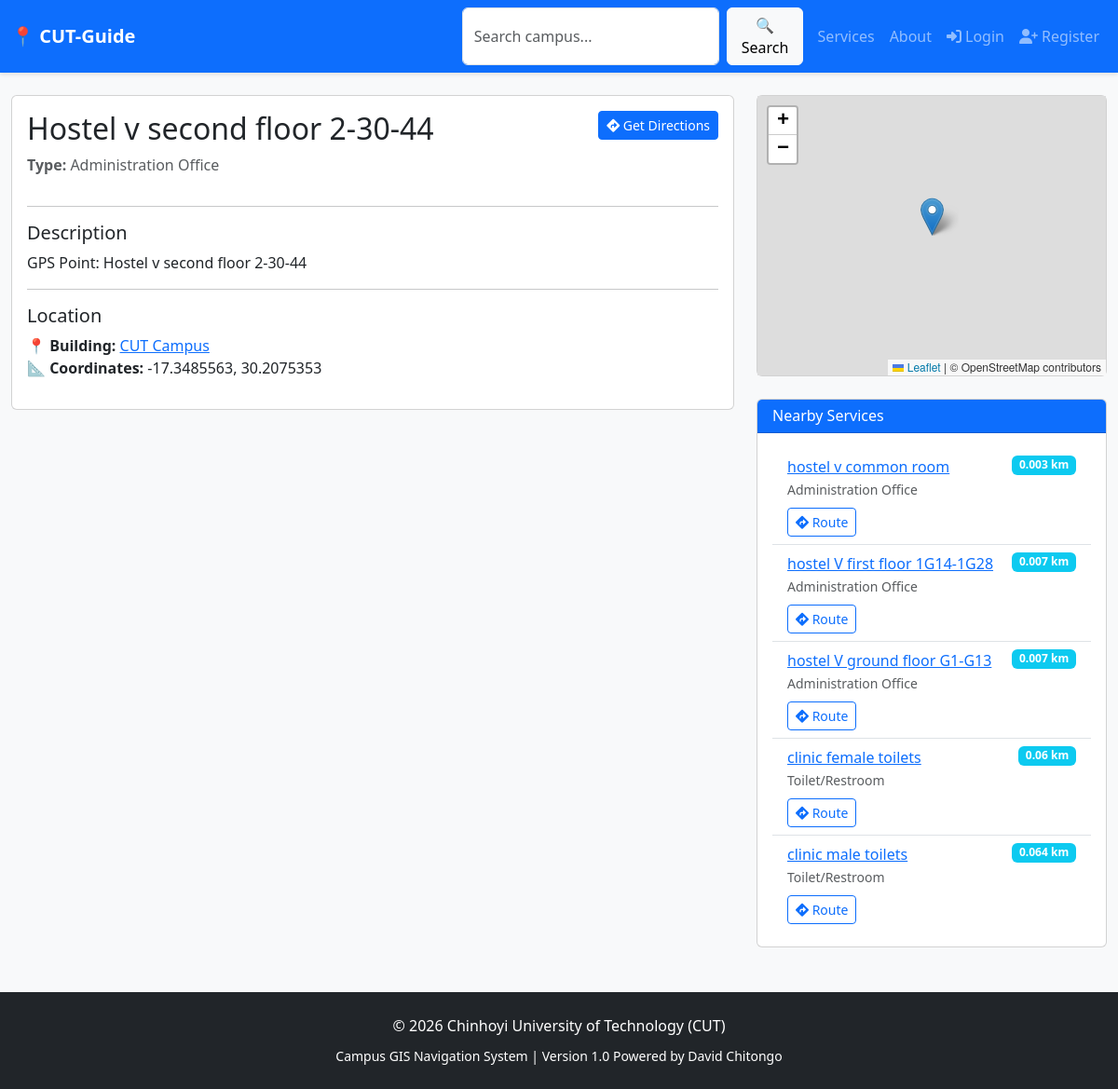
Screenshot of /service/135/ with the database file from the repository.
### Navigator/models.py (models this page shows, shortened)
class ServicePoint(models.Model):
    SERVICE_TYPES = [
        ('library', 'Library'),
        ('admin_office', 'Administration Office'),
        ('water_point', 'Water Point'),
        ('toilet', 'Toilet/Restroom'),
        ('canteen', 'Canteen/Cafeteria'),
        ('lab', 'Laboratory'),
        ('classroom', 'Classroom'),
        ('office', 'Office'),
        ('parking', 'Parking'),
        ('medical', 'Medical/Health Center'),
        ('security', 'Security Post'),
        ('lost_and_found', 'Lost & Found'),
        ('other', 'Other'),
    ]
    name = models.CharField(max_length=100)
    service_type = models.CharField(max_length=30, choices=SERVICE_TYPES)
    description = models.TextField(blank=True, null=True)
    building = models.ForeignKey(Building, on_delete=models.SET_NULL, null=True, blank=True, related_name='services')
    room = models.ForeignKey(Room, on_delete=models.SET_NULL, null=True, blank=True, related_name='services')
    floor = models.ForeignKey(Floor, on_delete=models.SET_NULL, null=True, blank=True, related_name='services')
    latitude = models.FloatField()
    longitude = models.FloatField()
    contact_phone = models.CharField(max_length=20, blank=True, null=True)
    office_hours = models.TextField(blank=True, null=True, help_text="e.g., '9AM-5PM Mon-Fri'")
    accessibility_features = models.TextField(blank=True, null=True)
    created_at = models.DateTimeField(auto_now_add=True)
    updated_at = models.DateTimeField(auto_now=True)
    class Meta:
        ordering = ['service_type', 'name']

class Building(models.Model):
    name = models.CharField(max_length=100)
    code = models.CharField(max_length=10, unique=True)
    description = models.TextField(blank=True, null=True)
    latitude = models.FloatField()
    longitude = models.FloatField()
    total_floors = models.IntegerField(default=1)
    contact_phone = models.CharField(max_length=20, blank=True, null=True)
    accessibility_features = models.TextField(blank=True, null=True, help_text="Wheelchair access, elevators, etc.")
    created_at = models.DateTimeField(auto_now_add=True)
    updated_at = models.DateTimeField(auto_now=True)
    class Meta:
        ordering = ['name']

### Navigator/views.py (the view)
# urls.py: path('service/<int:service_id>/', views.service_detail, name='service_detail'),
def service_detail(request, service_id):
    service = get_object_or_404(ServicePoint, id=service_id)
    from math import radians, sin, cos, sqrt, atan2
    def haversine_distance(lat1, lon1, lat2, lon2):
        R = 6371  # Earth's radius in km
        lat1, lon1, lat2, lon2 = map(radians, [lat1, lon1, lat2, lon2])
        dlat = lat2 - lat1
        dlon = lon2 - lon1
        a = sin(dlat/2)**2 + cos(lat1) * cos(lat2) * sin(dlon/2)**2
        c = 2 * atan2(sqrt(a), sqrt(1-a))
        return R * c
    all_services = ServicePoint.objects.exclude(id=service.id)
    services_with_distance = []
    for s in all_services:
        distance = haversine_distance(
            service.latitude, service.longitude,
            s.latitude, s.longitude
        )
        services_with_distance.append((s, distance))
    services_with_distance.sort(key=lambda x: x[1])
    nearby_services = [(s, round(dist, 3)) for s, dist in services_with_distance[:5]]
    google_maps_url = f"https://www.google.com/maps/dir/?api=1&destination={service.latitude},{service.longitude}&travelmode=walking"
    context = {
        'service': service,
        'nearby_services': nearby_services,
        'google_maps_url': google_maps_url,
    }
    return render(request, 'service_detail.html', context)

### templates/service_detail.html (shortened to what this page needs)
{% extends 'base.html' %}
{% block content %}
<div class="row">
  <div class="col-md-8">
    <div class="card mb-4">
      <div class="card-body">
        <div class="d-flex justify-content-between align-items-start mb-3">
          <div>
            <h2>{{ service.name }}</h2>
            <p class="text-muted"><strong>Type:</strong> {{ service.get_service_type_display }}</p>
          </div>
          <a href="{{ google_maps_url }}" target="_blank" class="btn btn-primary btn-sm">
            <i class="fas fa-directions"></i> Get Directions
          </a>
        </div>
        {% if service.description %}
          <hr>
          <h5>Description</h5>
          <p>{{ service.description }}</p>
        {% endif %}
        <hr>
        <h5>Location</h5>
        <ul class="list-unstyled">
          {% if service.building %}
            <li>📍 <strong>Building:</strong> <a href="{% url 'building_detail' service.building.id %}">{{ service.building.name }}</a></li>
          {% endif %}
          <li>📐 <strong>Coordinates:</strong> {{ service.latitude }}, {{ service.longitude }}</li>
        </ul>
      </div>
    </div>
  </div>
  <div class="col-md-4">
    <div class="card mb-4">
      <div class="card-body p-0">
        <div id="service-map" style="height: 300px;"></div>
      </div>
    </div>
    {% if nearby_services %}
      <div class="card">
        <div class="card-header bg-primary text-white">
          <h6 class="mb-0">Nearby Services</h6>
        </div>
        <div class="card-body">
          <ul class="list-group list-group-flush">
            {% for nearby, distance in nearby_services %}
              <li class="list-group-item">
                <div class="d-flex justify-content-between align-items-start mb-2">
                  <div>
                    <a href="{% url 'service_detail' nearby.id %}">{{ nearby.name }}</a>
                    <br><small class="text-muted">{{ nearby.get_service_type_display }}</small>
                  </div>
                  <span class="badge bg-info">{{ distance }} km</span>
                </div>
                <small>
                  <a href="https://www.google.com/maps/dir/?api=1&origin={{ service.latitude }},{{ service.longitude }}&destination={{ nearby.latitude }},{{ nearby.longitude }}&travelmode=walking"
                     target="_blank" class="btn btn-sm btn-outline-primary">
                    <i class="fas fa-directions"></i> Route
                  </a>
                </small>
              </li>
            {% endfor %}
          </ul>
        </div>
      </div>
    {% endif %}
  </div>
</div>
{% endblock %}

### templates/base.html (style rules this page uses)
body { font-family: 'Segoe UI', Tahoma, Geneva, Verdana, sans-serif; }

### rows the page displays
ServicePoint: name "Hostel v second floor 2-30-44", service_type "Administration Office", description "GPS Point: Hostel v second floor 2-30-44", building.name "CUT Campus", latitude "-17.3485563", longitude "30.2075353"
ServicePoint: name "hostel v common room", service_type "Administration Office", distance "0.003"
ServicePoint: name "hostel V first floor 1G14-1G28", service_type "Administration Office", distance "0.007"
ServicePoint: name "hostel V ground floor G1-G13", service_type "Administration Office", distance "0.007"
ServicePoint: name "clinic female toilets", service_type "Toilet/Restroom", distance "0.06"
ServicePoint: name "clinic male toilets", service_type "Toilet/Restroom", distance "0.064"
